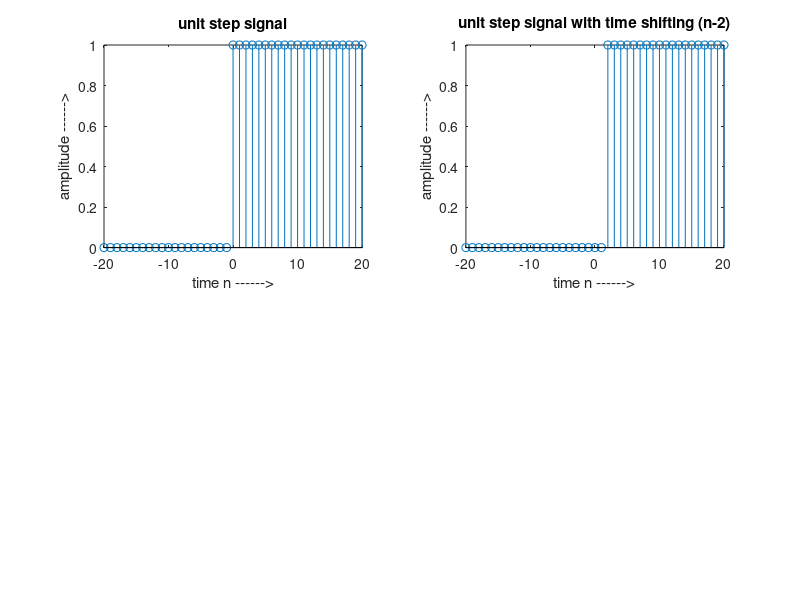

This figure's MATLAB source:
clc;
n=-20:20;
L=length(n);                        % The colon operator (first:last) generates a 1-by-n matrix (or vector) of sequential numbers
                                    % from the first value to the last.
                                    % The default sequence is made up of incremental values, each 1 greater than the previous one:
                                    % A = 10:15
                                    % A = 10    11    12    13    14    15
for i=1:L
    if n(i)>=0
        x(i)=1;
    else
        x(i)=0;
    end;
end;
subplot(2,2,1);                     % subplot() function is used to create a figure containing multiple plots.
                                    % The subplot function takes three inputs. The first two inputs, m and n, divide the current figure
                                    % into an m by n grid. The third input specifies the position in the grid where the new axes are created.
                                    % The grid position specified by the
                                    % third input is a row-based index.
stem(n,x);
xlabel('time n ------>');
ylabel('amplitude ------>');
title('unit step signal');
for i=1:L
    if n(i)>=2
        x(i)=1;
    else
        x(i)=0;
    end;
end;
subplot(2,2,2);
stem(n,x);
xlabel('time n ------>');
ylabel('amplitude ------>');
title('unit step signal with time shifting (n-2)');